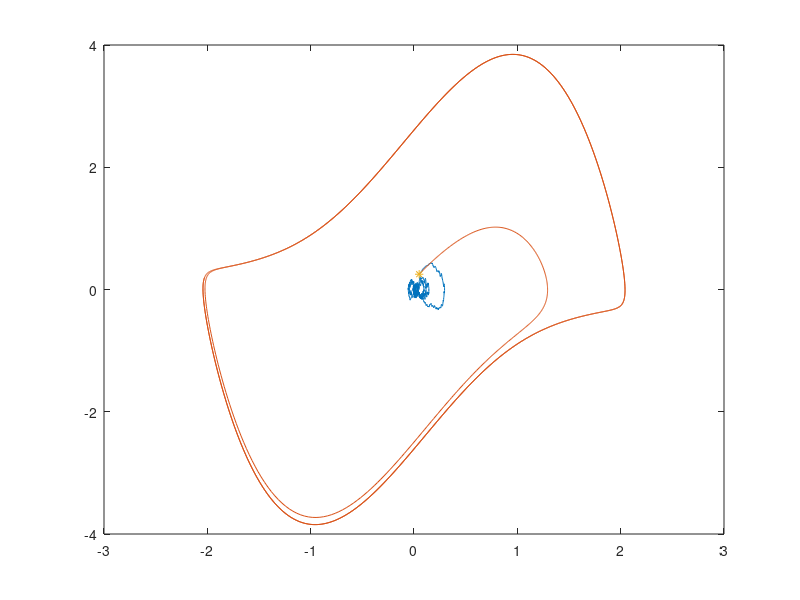

Write the MATLAB code that produced this figure. (Note: this script raises an error after producing the figure.)
% Generating the image from the data

clc, clf, clear, close all

load x_traj_total_control;
load x_traj_total_uncontrol;
t = 0:0.01:20;

control_quiver = x_total_control(:,1:100:end);
uncontrol_quiver = x_total_uncontrol(:,1:100:end);

figure(1)
plot(x_total_control(1,:),x_total_control(2,:))
hold on
plot(x_total_uncontrol(1,:),x_total_uncontrol(2,:))
plot(x_total_control(1,1),x_total_control(2,1),'*')
arrowh(x_total_control(1,:),x_total_control(2,:),'b',[],[2,5,8]);
arrowh(x_total_uncontrol(1,:),x_total_uncontrol(2,:),'r',[],5:5:95);

legend('controlled','uncontrolled','initial point','location','northwest','fontsize',13)
xlabel('$x_1$','interpreter','latex','fontsize',18)
ylabel('$x_2$','interpreter','latex','fontsize',18)
grid on

figure(2)
plot(t,x_total_control)
xlabel('$t$','interpreter','latex','fontsize',18)
ylabel('$x$','interpreter','latex','fontsize',18)
legend('$x_1$','$x_2$','$x_3$','$x_4$','interpreter','latex','fontsize',12)
grid on

figure(3)
plot(t,x_total_uncontrol)
xlabel('$t$','interpreter','latex','fontsize',18)
ylabel('$x$','interpreter','latex','fontsize',18)
legend('$x_1$','$x_2$','$x_3$','$x_4$','interpreter','latex','location','northwest','fontsize',12)
grid on